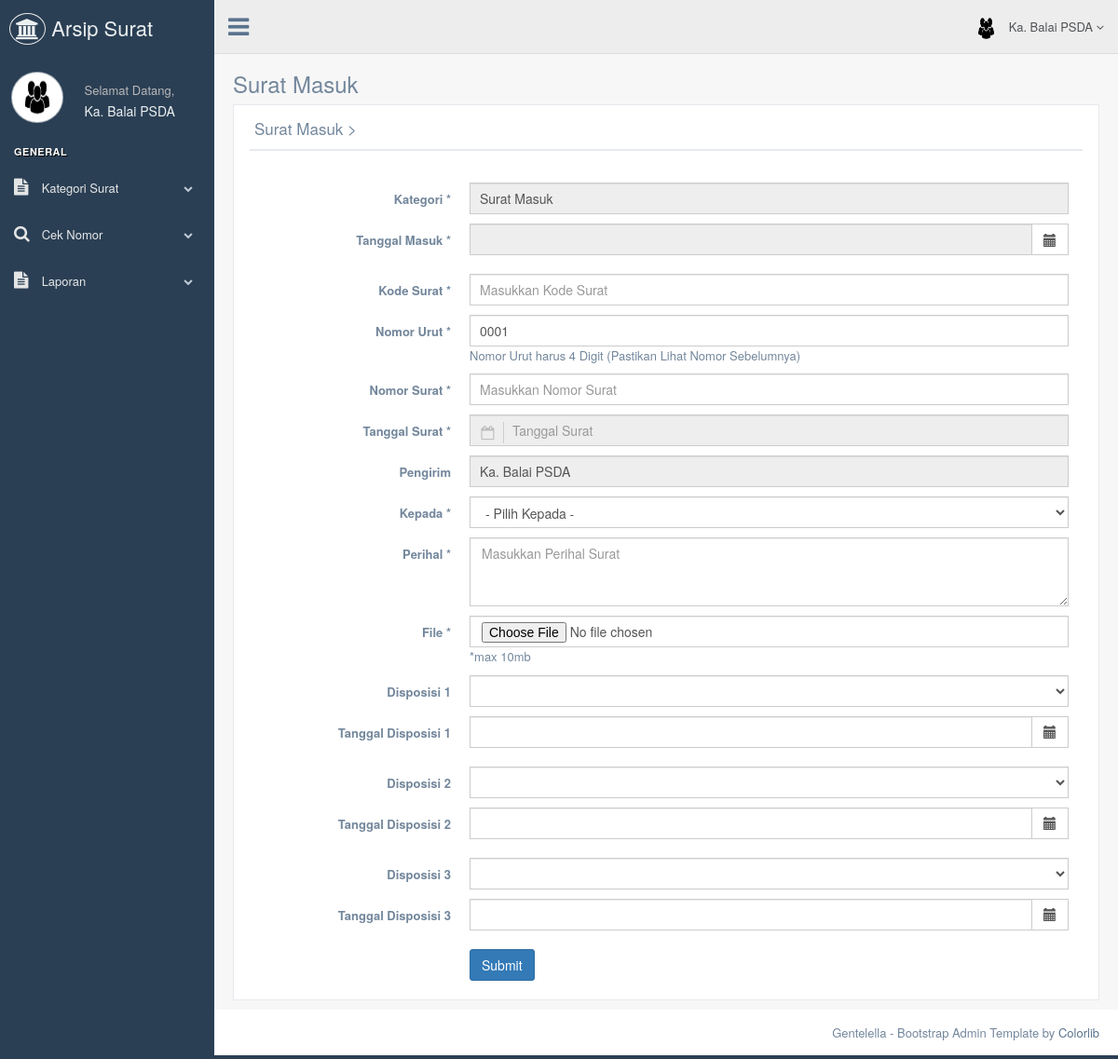
The app's page /bagian/inputsurat.php (signed in), older data.
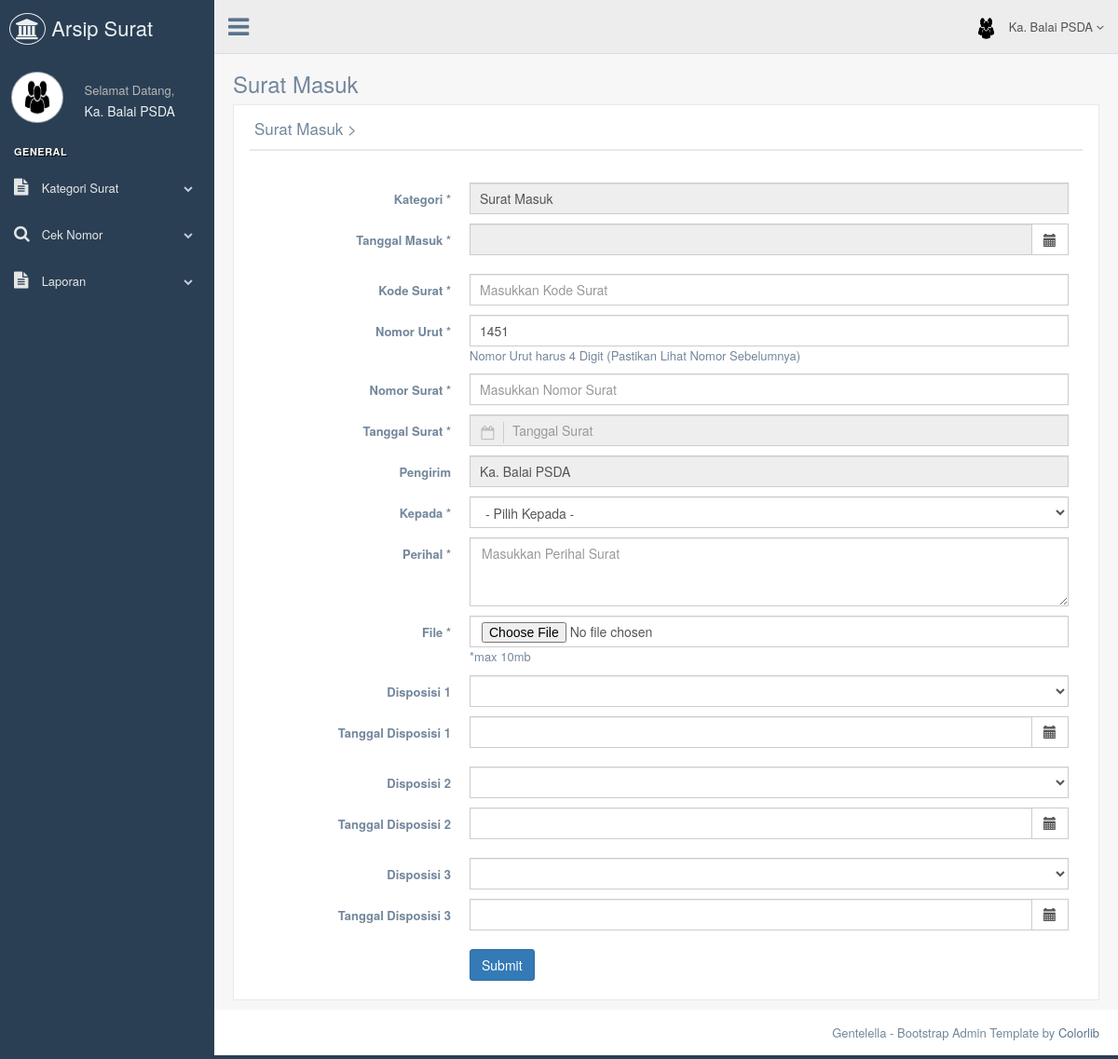
The same page, newer data.
### tables this page shows
CREATE TABLE `tb_surat` (
  `id` int NOT NULL AUTO_INCREMENT,
  `kode_surat` varchar(100) DEFAULT NULL,
  `nomor_surat` varchar(100) DEFAULT NULL,
  `nomor_urut` varchar(100) DEFAULT NULL,
  `tanggal` datetime DEFAULT CURRENT_TIMESTAMP,
  `tanggal_surat` date DEFAULT NULL,
  `penerima` varchar(255) DEFAULT NULL,
  `pengirim` varchar(255) DEFAULT NULL,
  `perihal` text,
  `kategori` enum('Surat Masuk','Surat Keluar') DEFAULT NULL,
  `file_surat` varchar(255) DEFAULT NULL,
  `id_bagian_pengirim` int DEFAULT NULL,
  `id_bagian_penerima` int DEFAULT NULL,
  `created_at` timestamp NULL DEFAULT CURRENT_TIMESTAMP,
  `updated_at` timestamp NULL DEFAULT CURRENT_TIMESTAMP ON UPDATE CURRENT_TIMESTAMP,
  `disposisi_1` text,
  `tanggal_disposisi_1` datetime DEFAULT NULL,
  `disposisi_2` text,
  `tanggal_disposisi_2` datetime DEFAULT NULL,
  `disposisi_3` text,
  `tanggal_disposisi_3` datetime DEFAULT NULL,
  PRIMARY KEY (`id`),
  KEY `id_bagian_pengirim` (`id_bagian_pengirim`),
  KEY `id_bagian_penerima` (`id_bagian_penerima`),
  CONSTRAINT `tb_surat_ibfk_1` FOREIGN KEY (`id_bagian_pengirim`) REFERENCES `tb_bagian` (`id_bagian`) ON DELETE SET NULL,
  CONSTRAINT `tb_surat_ibfk_2` FOREIGN KEY (`id_bagian_penerima`) REFERENCES `tb_bagian` (`id_bagian`) ON DELETE SET NULL
);

### bagian/inputsurat.php (the view, shortened to what the changed rows need)
<!DOCTYPE html>
<html lang="en">
<head>
  <link href="../assets/vendors/bootstrap/dist/css/bootstrap.min.css" rel="stylesheet">
  <link href="../assets/vendors/font-awesome/css/font-awesome.min.css" rel="stylesheet">
  <link href="../assets/vendors/nprogress/nprogress.css" rel="stylesheet">
  <link href="../assets/vendors/iCheck/skins/flat/green.css" rel="stylesheet">
  <link href="../assets/vendors/google-code-prettify/bin/prettify.min.css" rel="stylesheet">
  <link href="../assets/vendors/select2/dist/css/select2.min.css" rel="stylesheet">
  <link href="../assets/vendors/switchery/dist/switchery.min.css" rel="stylesheet">
  <link href="../assets/vendors/bootstrap-daterangepicker/daterangepicker.css" rel="stylesheet">
  <link href="../assets/vendors/bootstrap-datetimepicker/build/css/bootstrap-datetimepicker.css" rel="stylesheet">
  <link href="../assets/vendors/starrr/dist/starrr.css" rel="stylesheet">
  <link href="../assets/vendors/bootstrap-daterangepicker/daterangepicker.css" rel="stylesheet">
  <link href="../assets/build/css/custom.min.css" rel="stylesheet">
</head>
<body class="nav-md">
  <div class="container body">
    <div class="main_container">
      <?php
      include("sidebarmenu.php");
      ?>
      <div class="right_col" role="main">
        <div class="">
          <div class="row">
            <div class="col-md-12 col-sm-12 col-xs-12">
              <div class="x_panel">
                <div class="x_title">
                  <h2>Surat Masuk ><small>Tambah Surat Masuk</small></h2>
                </div>
                <div class="x_content">
                  <br />
                  <form action="proses/proses_inputsurat.php" name="formsuratmasuk" method="post" enctype="multipart/form-data" id="demo-form2" data-parsley-validate class="form-horizontal form-label-left">
                    <?php
                    include '../koneksi/koneksi.php';
                    $sql2 = "SELECT nomor_urut FROM tb_surat ORDER BY id DESC LIMIT 1";
                    $query2 = mysqli_query($db, $sql2);
                    $data = mysqli_fetch_array($query2);
                    $jumlah = mysqli_num_rows($query2);
                    $nomor = $data['nomor_urut'];
                    if ($jumlah == 0) {
                      $nomorbaru = "0001";
                    } else {
                      $nomormax = substr($nomor, 0, 4);
                      $nomorbaru = intval($nomormax) + 1;
                    }
                    ?>
                    <div class="form-group">
                      <div class="col-md-9 col-sm-9 col-xs-12">
                        <input value="<?php echo "$nomorbaru"; ?>" type="text" onkeyup="validAngka(this)" id="nomor_urut" name="nomor_urut" required="required" maxlength="4" placeholder="Masukkan Nomor Urut Surat" class="form-control col-md-7 col-xs-12">
                        <br>Nomor Urut harus 4 Digit (Pastikan Lihat Nomor Sebelumnya)</br>
                      </div>
                    </div>
                  </form>
                </div>
              </div>
            </div>
          </div>
        </div>
      </div>
    </div>
  </div>
</body>
</html>

Row changes from the older to the newer data that the page shows:
added tb_surat: nomor_urut "1451"
Text that changed along with them:
form field nomor_urut: "0001" → (not shown)
